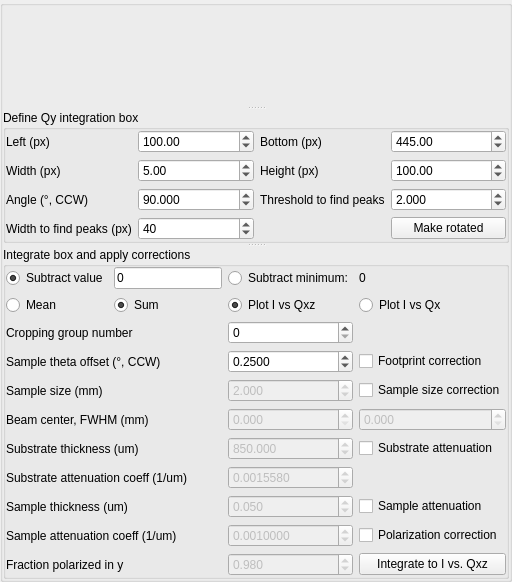
          <widget class="QGroupBox" name="groupBox1">
           <layout class="QVBoxLayout" name="verticalLayout_2">
            <property name="spacing">
             <number>0</number>
            </property>
            <property name="margin">
             <number>0</number>
            </property>
            <item>
             <widget class="QSplitter" name="splitter_5">
              <property name="orientation">
               <enum>Qt::Vertical</enum>
              </property>
              <widget class="MatplotlibWidget2D" name="m_QxzQy" native="true">
               <property name="sizePolicy">
                <sizepolicy hsizetype="Preferred" vsizetype="Preferred">
                 <horstretch>0</horstretch>
                 <verstretch>1</verstretch>
                </sizepolicy>
               </property>
               <property name="minimumSize">
                <size>
                 <width>100</width>
                 <height>100</height>
                </size>
               </property>
              </widget>
              <widget class="QGroupBox" name="groupBox_box">
               <property name="title">
                <string>Define Qy integration box</string>
               </property>
               <layout class="QGridLayout" name="gridLayout_4">
                <property name="margin">
                 <number>0</number>
                </property>
                <item row="2" column="0">
                 <widget class="QLabel" name="label_8">
                  <property name="text">
                   <string>Width (px)</string>
                  </property>
                 </widget>
                </item>
                <item row="4" column="1">
                 <widget class="QDoubleSpinBox" name="doubleSpinBox_boxangle">
                  <property name="decimals">
                   <number>3</number>
                  </property>
                  <property name="minimum">
                   <double>0.000000000000000</double>
                  </property>
                  <property name="maximum">
                   <double>180.000000000000000</double>
                  </property>
                  <property name="singleStep">
                   <double>0.100000000000000</double>
                  </property>
                  <property name="value">
                   <double>90.000000000000000</double>
                  </property>
                 </widget>
                </item>
                <item row="4" column="0">
                 <widget class="QLabel" name="label_10">
                  <property name="text">
                   <string>Angle (°, CCW)</string>
                  </property>
                 </widget>
                </item>
                <item row="0" column="0">
                 <widget class="QLabel" name="label_6">
                  <property name="text">
                   <string>Left (px)</string>
                  </property>
                 </widget>
                </item>
                <item row="2" column="2">
                 <widget class="QLabel" name="label_9">
                  <property name="text">
                   <string>Height (px)</string>
                  </property>
                 </widget>
                </item>
                <item row="0" column="2">
                 <widget class="QLabel" name="label_7">
                  <property name="text">
                   <string>Bottom (px)</string>
                  </property>
                 </widget>
                </item>
                <item row="4" column="2">
                 <widget class="QLabel" name="label_11">
                  <property name="text">
                   <string>Threshold to find peaks</string>
                  </property>
                 </widget>
                </item>
                <item row="4" column="3">
                 <widget class="QDoubleSpinBox" name="doubleSpinBox_threshold">
                  <property name="toolTip">
                   <string>for auto angle, if max value of a row is less than threshold*mean, ignore it</string>
                  </property>
                  <property name="decimals">
                   <number>3</number>
                  </property>
                  <property name="minimum">
                   <double>1.000000000000000</double>
                  </property>
                  <property name="singleStep">
                   <double>0.100000000000000</double>
                  </property>
                  <property name="value">
                   <double>2.000000000000000</double>
                  </property>
                 </widget>
                </item>
                <item row="6" column="3">
                 <widget class="QPushButton" name="pushButton_makerotated">
                  <property name="text">
                   <string>Make rotated</string>
                  </property>
                 </widget>
                </item>
                <item row="6" column="0">
                 <widget class="QLabel" name="label_23">
                  <property name="text">
                   <string>Width to find peaks (px)</string>
                  </property>
                 </widget>
                </item>
                <item row="6" column="1">
                 <widget class="QSpinBox" name="spinBox_widthpeaks_px">
                  <property name="toolTip">
                   <string>for auto angle</string>
                  </property>
                  <property name="maximum">
                   <number>9999</number>
                  </property>
                  <property name="value">
                   <number>40</number>
                  </property>
                 </widget>
                </item>
                <item row="2" column="1">
                 <widget class="QDoubleSpinBox" name="doubleSpinBox_boxwidth_px">
                  <property name="decimals">
                   <number>2</number>
                  </property>
                  <property name="maximum">
                   <double>99.000000000000000</double>
                  </property>
                  <property name="value">
                   <double>5.000000000000000</double>
                  </property>
                 </widget>
                </item>
                <item row="2" column="3">
                 <widget class="QDoubleSpinBox" name="doubleSpinBox_boxheight_px">
                  <property name="decimals">
                   <number>2</number>
                  </property>
                  <property name="maximum">
                   <double>9999.000000000000000</double>
                  </property>
                  <property name="value">
                   <double>100.000000000000000</double>
                  </property>
                 </widget>
                </item>
                <item row="0" column="3">
                 <widget class="QDoubleSpinBox" name="doubleSpinBox_boxbottom_px">
                  <property name="decimals">
                   <number>2</number>
                  </property>
                  <property name="maximum">
                   <double>9999.000000000000000</double>
                  </property>
                  <property name="value">
                   <double>445.000000000000000</double>
                  </property>
                 </widget>
                </item>
                <item row="0" column="1">
                 <widget class="QDoubleSpinBox" name="doubleSpinBox_boxleft_px">
                  <property name="decimals">
                   <number>2</number>
                  </property>
                  <property name="maximum">
                   <double>9999.000000000000000</double>
                  </property>
                  <property name="value">
                   <double>100.000000000000000</double>
                  </property>
                 </widget>
                </item>
               </layout>
              </widget>
              <widget class="QGroupBox" name="groupBox_integraterotated">
               <property name="title">
                <string>Integrate box and apply corrections</string>
               </property>
               <layout class="QGridLayout" name="gridLayout">
                <property name="margin">
                 <number>0</number>
                </property>
                <item row="9" column="3">
                 <widget class="QCheckBox" name="checkBox_polarizationcorr">
                  <property name="toolTip">
                   <string>change in polarization upon scattering: divides I by fraction_polarized_y + fraction_polarized_xz*cos(2*px_theta)^2</string>
                  </property>
                  <property name="text">
                   <string>Polarization correction</string>
                  </property>
                 </widget>
                </item>
                <item row="5" column="0" colspan="2">
                 <widget class="QLabel" name="label_27">
                  <property name="text">
                   <string>Beam center, FWHM (mm)</string>
                  </property>
                 </widget>
                </item>
                <item row="1" column="3">
                 <widget class="QRadioButton" name="radioButton_plot_IvsQx">
                  <property name="text">
                   <string>Plot I vs Qx</string>
                  </property>
                  <property name="checked">
                   <bool>false</bool>
                  </property>
                  <attribute name="buttonGroup">
                   <string notr="true">buttonGroup_2</string>
                  </attribute>
                 </widget>
                </item>
                <item row="3" column="0" colspan="2">
                 <widget class="QLabel" name="label_26">
                  <property name="text">
                   <string>Sample theta offset (°, CCW)</string>
                  </property>
                 </widget>
                </item>
                <item row="0" column="0">
                 <widget class="QRadioButton" name="radioButton_subtractvalue">
                  <property name="text">
                   <string>Subtract value</string>
                  </property>
                  <property name="checked">
                   <bool>true</bool>
                  </property>
                  <attribute name="buttonGroup">
                   <string notr="true">buttonGroup_3</string>
                  </attribute>
                 </widget>
                </item>
                <item row="1" column="0">
                 <widget class="QRadioButton" name="radioButton_integratemean">
                  <property name="text">
                   <string>Mean</string>
                  </property>
                  <property name="checked">
                   <bool>false</bool>
                  </property>
                  <attribute name="buttonGroup">
                   <string notr="true">buttonGroup</string>
                  </attribute>
                 </widget>
                </item>
                <item row="1" column="2">
                 <widget class="QRadioButton" name="radioButton_plot_IvsQxz">
                  <property name="text">
                   <string>Plot I vs Qxz</string>
                  </property>
                  <property name="checked">
                   <bool>true</bool>
                  </property>
                  <attribute name="buttonGroup">
                   <string notr="true">buttonGroup_2</string>
                  </attribute>
                 </widget>
                </item>
                <item row="3" column="2">
                 <widget class="QDoubleSpinBox" name="doubleSpinBox_samplethetaoffset">
                  <property name="decimals">
                   <number>4</number>
                  </property>
                  <property name="minimum">
                   <double>-90.000000000000000</double>
                  </property>
                  <property name="maximum">
                   <double>90.000000000000000</double>
                  </property>
                  <property name="singleStep">
                   <double>0.100000000000000</double>
                  </property>
                  <property name="value">
                   <double>0.250000000000000</double>
                  </property>
                 </widget>
                </item>
                <item row="1" column="1">
                 <widget class="QRadioButton" name="radioButton_integratesum">
                  <property name="text">
                   <string>Sum</string>
                  </property>
                  <property name="checked">
                   <bool>true</bool>
                  </property>
                  <attribute name="buttonGroup">
                   <string notr="true">buttonGroup</string>
                  </attribute>
                 </widget>
                </item>
                <item row="10" column="0" colspan="2">
                 <widget class="QLabel" name="label_13">
                  <property name="text">
                   <string>Fraction polarized in y</string>
                  </property>
                 </widget>
                </item>
                <item row="6" column="2">
                 <widget class="QDoubleSpinBox" name="doubleSpinBox_substratethickness">
                  <property name="enabled">
                   <bool>false</bool>
                  </property>
                  <property name="decimals">
                   <number>3</number>
                  </property>
                  <property name="maximum">
                   <double>10000.000000000000000</double>
                  </property>
                  <property name="singleStep">
                   <double>100.000000000000000</double>
                  </property>
                  <property name="value">
                   <double>850.000000000000000</double>
                  </property>
                 </widget>
                </item>
                <item row="6" column="0" colspan="2">
                 <widget class="QLabel" name="label_19">
                  <property name="text">
                   <string>Substrate thickness (um)</string>
                  </property>
                 </widget>
                </item>
                <item row="10" column="2">
                 <widget class="QDoubleSpinBox" name="doubleSpinBox_fracpolarizedy">
                  <property name="enabled">
                   <bool>false</bool>
                  </property>
                  <property name="toolTip">
                   <string>the remainder is polarized in x-z plane</string>
                  </property>
                  <property name="decimals">
                   <number>3</number>
                  </property>
                  <property name="maximum">
                   <double>1.000000000000000</double>
                  </property>
                  <property name="singleStep">
                   <double>0.010000000000000</double>
                  </property>
                  <property name="value">
                   <double>0.980000000000000</double>
                  </property>
                 </widget>
                </item>
                <item row="7" column="2">
                 <widget class="QDoubleSpinBox" name="doubleSpinBox_substrateattenuation">
                  <property name="enabled">
                   <bool>false</bool>
                  </property>
                  <property name="toolTip">
                   <string>http://henke.lbl.gov/optical_constants/atten2.html</string>
                  </property>
                  <property name="decimals">
                   <number>7</number>
                  </property>
                  <property name="maximum">
                   <double>100000.000000000000000</double>
                  </property>
                  <property name="singleStep">
                   <double>0.001000000000000</double>
                  </property>
                  <property name="value">
                   <double>0.001558000000000</double>
                  </property>
                 </widget>
                </item>
                <item row="0" column="2">
                 <widget class="QRadioButton" name="radioButton_subtractminimum">
                  <property name="text">
                   <string>Subtract minimum:</string>
                  </property>
                  <attribute name="buttonGroup">
                   <string notr="true">buttonGroup_3</string>
                  </attribute>
                 </widget>
                </item>
                <item row="7" column="0" colspan="2">
                 <widget class="QLabel" name="label_20">
                  <property name="text">
                   <string>Substrate attenuation coeff (1/um)</string>
                  </property>
                 </widget>
                </item>
                <item row="0" column="3">
                 <widget class="QLabel" name="label_subtractminimum">
                  <property name="text">
                   <string>0</string>
                  </property>
                 </widget>
                </item>
                <item row="6" column="3">
                 <widget class="QCheckBox" name="checkBox_abscorr">
                  <property name="toolTip">
                   <string>attenuation from substrate: multiplies I by exp(-thickness*attenuation*(1-1/cos(theta))</string>
                  </property>
                  <property name="text">
                   <string>Substrate attenuation</string>
                  </property>
                 </widget>
                </item>
                <item row="10" column="3">
                 <widget class="QPushButton" name="pushButton_integrateto_IvsQxz">
                  <property name="text">
                   <string>Integrate to I vs. Qxz</string>
                  </property>
                 </widget>
                </item>
                <item row="5" column="3">
                 <widget class="QDoubleSpinBox" name="doubleSpinBox_beamfwhm">
                  <property name="enabled">
                   <bool>false</bool>
                  </property>
                  <property name="decimals">
                   <number>3</number>
                  </property>
                 </widget>
                </item>
                <item row="4" column="3">
                 <widget class="QCheckBox" name="checkBox_samplesizecorr">
                  <property name="toolTip">
                   <string>corrects footprint correction: multiplies I by ~1 for large sample, ~1/cos(theta) for small sample</string>
                  </property>
                  <property name="text">
                   <string>Sample size correction</string>
                  </property>
                 </widget>
                </item>
                <item row="3" column="3">
                 <widget class="QCheckBox" name="checkBox_footprintcorr">
                  <property name="toolTip">
                   <string>beam footprint on large sample: multiplies I by cos(theta)</string>
                  </property>
                  <property name="text">
                   <string>Footprint correction</string>
                  </property>
                 </widget>
                </item>
                <item row="4" column="2">
                 <widget class="QDoubleSpinBox" name="doubleSpinBox_samplesize">
                  <property name="enabled">
                   <bool>false</bool>
                  </property>
                  <property name="decimals">
                   <number>3</number>
                  </property>
                  <property name="minimum">
                   <double>0.001000000000000</double>
                  </property>
                  <property name="value">
                   <double>2.000000000000000</double>
                  </property>
                 </widget>
                </item>
                <item row="4" column="0" colspan="2">
                 <widget class="QLabel" name="label_14">
                  <property name="text">
                   <string>Sample size (mm)</string>
                  </property>
                 </widget>
                </item>
                <item row="0" column="1">
                 <widget class="QLineEdit" name="lineEdit_subtractvalue">
                  <property name="text">
                   <string>0</string>
                  </property>
                 </widget>
                </item>
                <item row="5" column="2">
                 <widget class="QDoubleSpinBox" name="doubleSpinBox_beamcenter">
                  <property name="enabled">
                   <bool>false</bool>
                  </property>
                  <property name="decimals">
                   <number>3</number>
                  </property>
                 </widget>
                </item>
                <item row="8" column="0" colspan="2">
                 <widget class="QLabel" name="label_31">
                  <property name="text">
                   <string>Sample thickness (um)</string>
                  </property>
                 </widget>
                </item>
                <item row="8" column="2">
                 <widget class="QDoubleSpinBox" name="doubleSpinBox_samplethickness">
                  <property name="enabled">
                   <bool>false</bool>
                  </property>
                  <property name="decimals">
                   <number>3</number>
                  </property>
                  <property name="minimum">
                   <double>0.001000000000000</double>
                  </property>
                  <property name="maximum">
                   <double>10000.000000000000000</double>
                  </property>
                  <property name="singleStep">
                   <double>100.000000000000000</double>
                  </property>
                  <property name="value">
                   <double>0.050000000000000</double>
                  </property>
                 </widget>
                </item>
                <item row="9" column="2">
                 <widget class="QDoubleSpinBox" name="doubleSpinBox_sampleattenuation">
                  <property name="enabled">
                   <bool>false</bool>
                  </property>
                  <property name="decimals">
                   <number>7</number>
                  </property>
                  <property name="minimum">
                   <double>0.000001000000000</double>
                  </property>
                  <property name="maximum">
                   <double>100000.000000000000000</double>
                  </property>
                  <property name="singleStep">
                   <double>0.001000000000000</double>
                  </property>
                  <property name="value">
                   <double>0.001000000000000</double>
                  </property>
                 </widget>
                </item>
                <item row="9" column="0" colspan="2">
                 <widget class="QLabel" name="label_41">
                  <property name="text">
                   <string>Sample attenuation coeff (1/um)</string>
                  </property>
                 </widget>
                </item>
                <item row="8" column="3">
                 <widget class="QCheckBox" name="checkBox_sampleabscorr">
                  <property name="toolTip">
                   <string>multiplies I by exp(-tu)*tu*(sec(theta)-sec(theta+px_theta)) / (-exp(-tu sec(theta))+exp(-tu sec(theta+px_theta)))</string>
                  </property>
                  <property name="text">
                   <string>Sample attenuation</string>
                  </property>
                 </widget>
                </item>
                <item row="2" column="0" colspan="2">
                 <widget class="QLabel" name="label_42">
                  <property name="text">
                   <string>Cropping group number</string>
                  </property>
                 </widget>
                </item>
                <item row="2" column="2">
                 <widget class="QSpinBox" name="spinBox_groupnumber">
                  <property name="toolTip">
                   <string>if not 0, files with same group number will not be cropped by each other in QzQx even if detector_thetas are different</string>
                  </property>
                 </widget>
                </item>
               </layout>
              </widget>
             </widget>
            </item>
           </layout>
          </widget>
